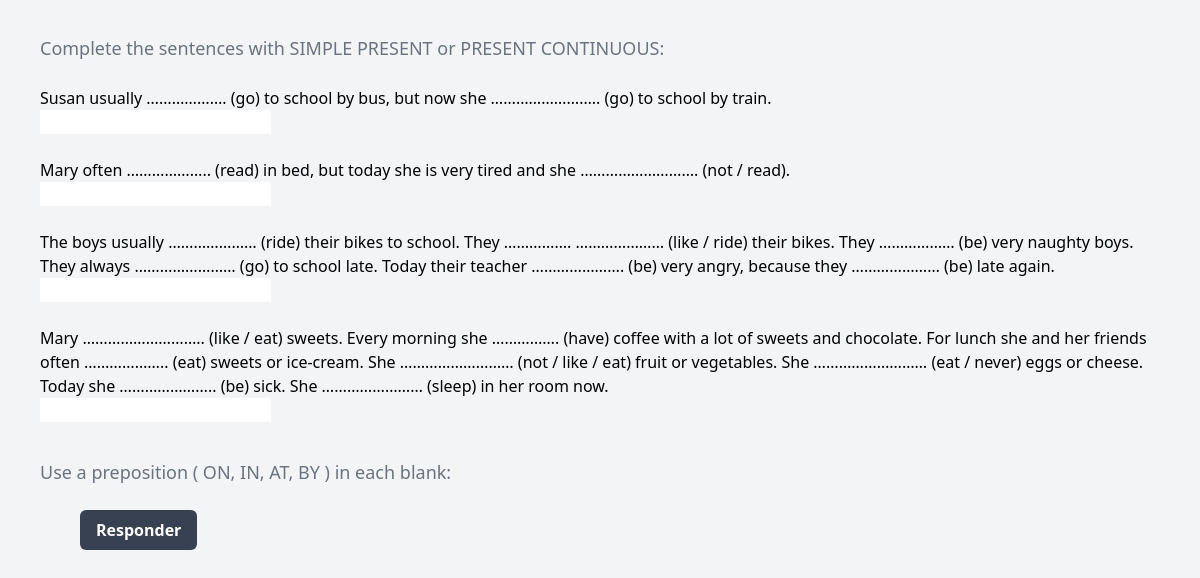
The app's page /simplecontinuouspresent/ (signed in, lower part), older data.
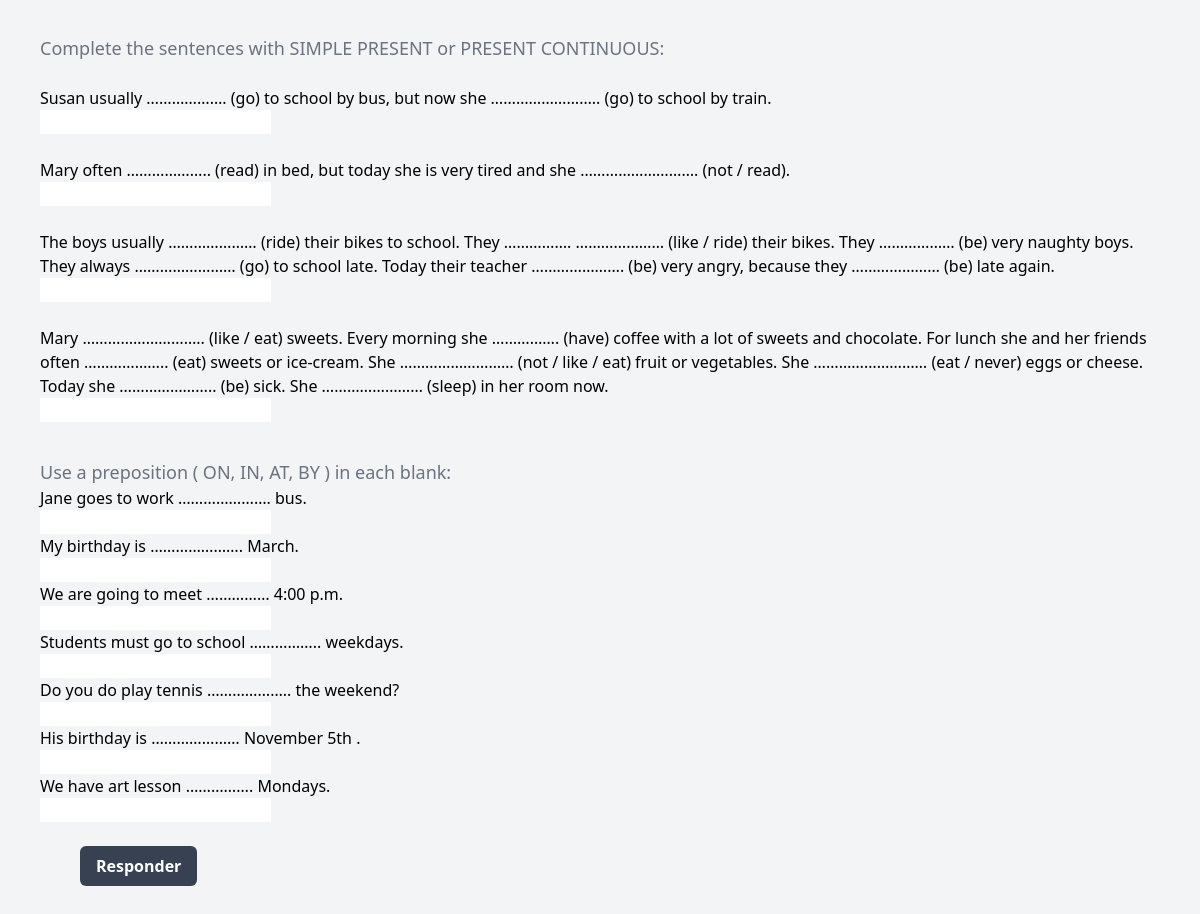
The same page, newer data.
### simuladosingles/models.py (models this page shows)
class FillInBlank_by_topic(models.Model):
    assunto=models.CharField(max_length=500)
    pergunta = models.CharField(max_length=5000)
    resposta = models.CharField(max_length=5000)

### simuladosingles/views.py (the view)
# urls.py: path('simplecontinuouspresent/',views.simplecontinuouspresent, name='simplecontinuouspresent'),
def simplecontinuouspresent(request):
    if request.user.is_authenticated:
        question_list = FillInBlank_by_topic.objects.filter(assunto="simplecontinuouspresent").order_by("id")
        question_list_questao2 = FillInBlank_by_topic.objects.filter(assunto="simplecontinuouspresentquestao2").order_by("id")
        question_list_questao3 = FillInBlank_by_topic.objects.filter(assunto="simplecontinuouspresentquestao3").order_by("id")
        question_list_questao4 = FillInBlank_by_topic.objects.filter(assunto="simplecontinuouspresentquestao4").order_by("id")
        context = {
                "question_list": question_list,
                "question_list_questao2": question_list_questao2,
                "question_list_questao3": question_list_questao3,
                "question_list_questao4": question_list_questao4,
            }
        return render(request, 'simplecontinuouspresent.html',context)
    else:
        return render(request, 'login.html')

### templates/simplecontinuouspresent.html (shortened to what this page needs)
{% extends 'home.html' %}
{% block content %}
<div class="text-left py-1 px-10">
    <p >
    <form action="{% url 'resultsimplecontinuouspresent' %}" method="get" class="form-polls">
    {% for question in question_list %}
        <br/>
        <br/>
      {% endfor %}
      <br/>
      <br/>
      {% for question in question_list_questao2 %}
      <br/>
      <br/>
      {% endfor %}
      <br/>
      <p class="mt-3 text-lg text-gray-500">Complete the sentences with SIMPLE PRESENT or PRESENT CONTINUOUS:</p>
{% for question in question_list_questao3 %}
<br/>
  <p>{{ question.pergunta }}</p>
  <p > <input  type="text"  name='{{question.id}}' class="w-400" /></p>
{% endfor %}
<br/>
<p class="mt-3 text-lg text-gray-500">Use a preposition ( ON, IN, AT, BY ) in each blank:</p>
{% for question in question_list_questao4 %}
  <p>{{ question.pergunta }}</p>
  <p > <input  type="text"  name='{{question.id}}' class="w-400" /></p>
{% endfor %}
<br/>
      <input class="bg-gray-700 ml-10 mb-10 hover:bg-blue-600 text-white font-semibold rounded-md py-2 px-4 w-50" type="submit" value="Responder" />
    </form>
</p>
</div>
{% endblock %}

### templates/home.html (shortened to what this page needs)
<!DOCTYPE html>
<html lang="pt-br"></html>
    <head>
        <script src="https://cdn.tailwindcss.com"></script>
    </head>
    <body class="bg-gray-100 h-full">
        <div class="bg-gray-100 h-full">
        {% block content %}{% endblock %}
       </div>
    </body>
</html>

Row changes from the older to the newer data that the page shows:
added FillInBlank_by_topic: pergunta "Jane goes to work …………………. bus."
added FillInBlank_by_topic: pergunta "My birthday is …………………. March."
added FillInBlank_by_topic: pergunta "We are going to meet …………… 4:00 p.m."
added FillInBlank_by_topic: pergunta "Students must go to school …………….. weekdays."
added FillInBlank_by_topic: pergunta "Do you do play tennis ……………….. the weekend?"
added FillInBlank_by_topic: pergunta "His birthday is ………………… November 5th ."
added FillInBlank_by_topic: pergunta "We have art lesson ……………. Mondays."
